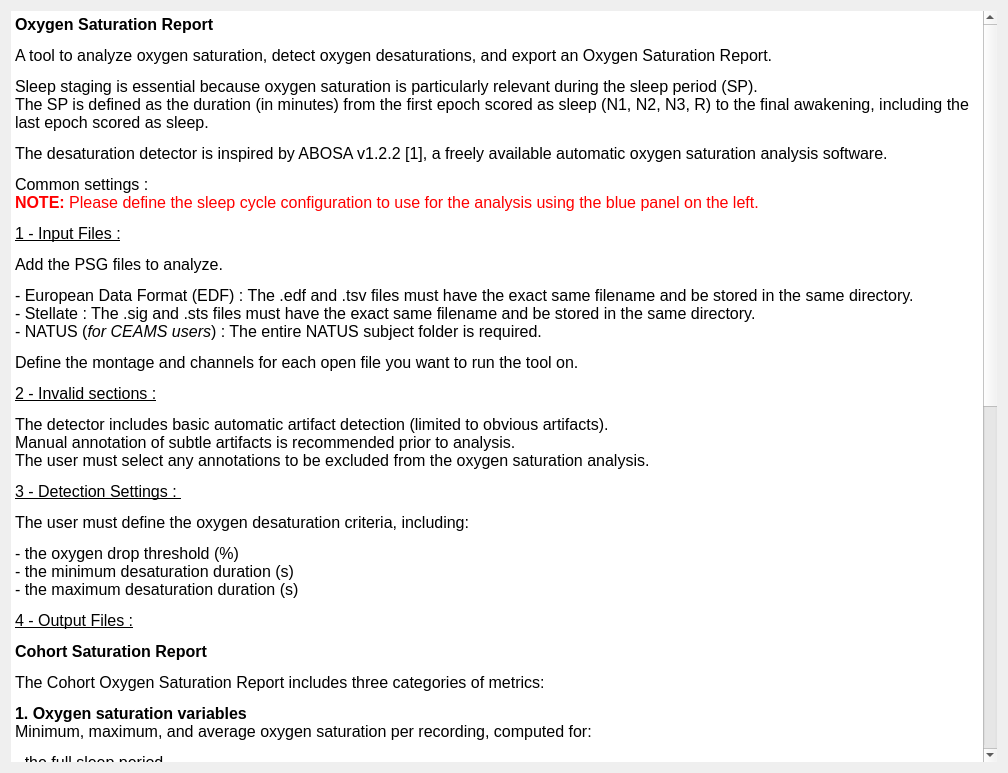
<?xml version="1.0" encoding="UTF-8"?>
<ui version="4.0">
 <class>IntroStep</class>
 <widget class="QWidget" name="IntroStep">
  <property name="geometry">
   <rect>
    <x>0</x>
    <y>0</y>
    <width>1008</width>
    <height>773</height>
   </rect>
  </property>
  <property name="windowTitle">
   <string/>
  </property>
  <layout class="QHBoxLayout" name="horizontalLayout">
   <item>
    <widget class="QTextEdit" name="textEdit">
     <property name="frameShape">
      <enum>QFrame::Shape::NoFrame</enum>
     </property>
     <property name="frameShadow">
      <enum>QFrame::Shadow::Plain</enum>
     </property>
     <property name="lineWidth">
      <number>0</number>
     </property>
     <property name="sizeAdjustPolicy">
      <enum>QAbstractScrollArea::SizeAdjustPolicy::AdjustToContents</enum>
     </property>
     <property name="readOnly">
      <bool>true</bool>
     </property>
     <property name="html">
      <string>&lt;!DOCTYPE HTML PUBLIC &quot;-//W3C//DTD HTML 4.0//EN&quot; &quot;http://www.w3.org/TR/REC-html40/strict.dtd&quot;&gt;
&lt;html&gt;&lt;head&gt;&lt;meta name=&quot;qrichtext&quot; content=&quot;1&quot; /&gt;&lt;meta charset=&quot;utf-8&quot; /&gt;&lt;style type=&quot;text/css&quot;&gt;
p, li { white-space: pre-wrap; }
hr { height: 1px; border-width: 0; }
li.unchecked::marker { content: &quot;\2610&quot;; }
li.checked::marker { content: &quot;\2612&quot;; }
&lt;/style&gt;&lt;/head&gt;&lt;body style=&quot; font-size:12pt; font-weight:400; font-style:normal;&quot;&gt;
&lt;p style=&quot; margin-top:12px; margin-bottom:12px; margin-left:0px; margin-right:0px; -qt-block-indent:0; text-indent:0px;&quot;&gt;&lt;span style=&quot; font-weight:600;&quot;&gt;Oxygen Saturation Report&lt;/span&gt;&lt;/p&gt;
&lt;p style=&quot; margin-top:12px; margin-bottom:12px; margin-left:0px; margin-right:0px; -qt-block-indent:0; text-indent:0px;&quot;&gt;A tool to analyze oxygen saturation, detect oxygen desaturations, and export an Oxygen Saturation Report.&lt;/p&gt;
&lt;p style=&quot; margin-top:12px; margin-bottom:12px; margin-left:0px; margin-right:0px; -qt-block-indent:0; text-indent:0px;&quot;&gt;Sleep staging is essential because oxygen saturation is particularly relevant during the sleep period (SP).&lt;br /&gt;The SP is defined as the duration (in minutes) from the first epoch scored as sleep (N1, N2, N3, R) to the final awakening, including the last epoch scored as sleep.&lt;/p&gt;
&lt;p style=&quot; margin-top:12px; margin-bottom:12px; margin-left:0px; margin-right:0px; -qt-block-indent:0; text-indent:0px;&quot;&gt;The desaturation detector is inspired by ABOSA v1.2.2 [1], a freely available automatic oxygen saturation analysis software.&lt;/p&gt;
&lt;p style=&quot; margin-top:12px; margin-bottom:12px; margin-left:0px; margin-right:0px; -qt-block-indent:0; text-indent:0px;&quot;&gt;Common settings : &lt;br /&gt;&lt;span style=&quot; font-weight:700; color:#ff0000;&quot;&gt;NOTE:&lt;/span&gt;&lt;span style=&quot; color:#ff0000;&quot;&gt; Please define the sleep cycle configuration to use for the analysis using the blue panel on the left.&lt;/span&gt;&lt;/p&gt;
&lt;p style=&quot; margin-top:12px; margin-bottom:12px; margin-left:0px; margin-right:0px; -qt-block-indent:0; text-indent:0px;&quot;&gt;&lt;span style=&quot; text-decoration: underline;&quot;&gt;1 - Input Files :&lt;/span&gt;&lt;/p&gt;
&lt;p style=&quot; margin-top:12px; margin-bottom:12px; margin-left:0px; margin-right:0px; -qt-block-indent:0; text-indent:0px;&quot;&gt;Add the PSG files to analyze.&lt;/p&gt;
&lt;p style=&quot; margin-top:12px; margin-bottom:12px; margin-left:0px; margin-right:0px; -qt-block-indent:0; text-indent:0px;&quot;&gt;&lt;span style=&quot;&quot;&gt;- European Data Format (EDF) : The .edf and .tsv files must have the exact same filename and be stored in the same directory.&lt;br /&gt;- Stellate : The .sig and .sts files must have the exact same filename and be stored in the same directory.&lt;br /&gt;- NATUS (&lt;/span&gt;&lt;span style=&quot; font-style:italic;&quot;&gt;for CEAMS users&lt;/span&gt;&lt;span style=&quot;&quot;&gt;) : &lt;/span&gt;&lt;span style=&quot;&quot;&gt;The entire NATUS subject folder is required.&lt;/span&gt;&lt;/p&gt;
&lt;p style=&quot; margin-top:12px; margin-bottom:12px; margin-left:0px; margin-right:0px; -qt-block-indent:0; text-indent:0px;&quot;&gt;Define the montage and channels for each open file you want to run the tool on.&lt;/p&gt;
&lt;p style=&quot; margin-top:12px; margin-bottom:12px; margin-left:0px; margin-right:0px; -qt-block-indent:0; text-indent:0px;&quot;&gt;&lt;span style=&quot; text-decoration: underline;&quot;&gt;2 - Invalid sections :&lt;/span&gt;&lt;/p&gt;
&lt;p style=&quot; margin-top:12px; margin-bottom:12px; margin-left:0px; margin-right:0px; -qt-block-indent:0; text-indent:0px;&quot;&gt;The detector includes basic automatic artifact detection (limited to obvious artifacts). &lt;br /&gt;Manual annotation of subtle artifacts is recommended prior to analysis.&lt;br /&gt;The user must select any annotations to be excluded from the oxygen saturation analysis.&lt;/p&gt;
&lt;p style=&quot; margin-top:12px; margin-bottom:12px; margin-left:0px; margin-right:0px; -qt-block-indent:0; text-indent:0px;&quot;&gt;&lt;span style=&quot; text-decoration: underline;&quot;&gt;3 - Detection Settings : &lt;/span&gt;&lt;/p&gt;
&lt;p style=&quot; margin-top:12px; margin-bottom:12px; margin-left:0px; margin-right:0px; -qt-block-indent:0; text-indent:0px;&quot;&gt;The user must define the oxygen desaturation criteria, including:&lt;/p&gt;
&lt;p style=&quot; margin-top:12px; margin-bottom:12px; margin-left:0px; margin-right:0px; -qt-block-indent:0; text-indent:0px;&quot;&gt;- the oxygen drop threshold (%)&lt;br /&gt;- the minimum desaturation duration (s)&lt;br /&gt;- the maximum desaturation duration (s)&lt;/p&gt;
&lt;p style=&quot; margin-top:12px; margin-bottom:12px; margin-left:0px; margin-right:0px; -qt-block-indent:0; text-indent:0px;&quot;&gt;&lt;span style=&quot; text-decoration: underline;&quot;&gt;4 - Output Files :&lt;/span&gt;&lt;/p&gt;
&lt;p style=&quot; margin-top:12px; margin-bottom:12px; margin-left:0px; margin-right:0px; -qt-block-indent:0; text-indent:0px;&quot;&gt;&lt;span style=&quot; font-weight:700;&quot;&gt;Cohort Saturation Report&lt;/span&gt;&lt;/p&gt;
&lt;p style=&quot; margin-top:12px; margin-bottom:12px; margin-left:0px; margin-right:0px; -qt-block-indent:0; text-indent:0px;&quot;&gt;The Cohort Oxygen Saturation Report includes three categories of metrics:&lt;/p&gt;
&lt;p style=&quot; margin-top:12px; margin-bottom:12px; margin-left:0px; margin-right:0px; -qt-block-indent:0; text-indent:0px;&quot;&gt;&lt;span style=&quot; font-weight:700;&quot;&gt;1. Oxygen saturation variables&lt;/span&gt; &lt;br /&gt;Minimum, maximum, and average oxygen saturation per recording, computed for:&lt;/p&gt;
&lt;p style=&quot; margin-top:12px; margin-bottom:12px; margin-left:0px; margin-right:0px; -qt-block-indent:0; text-indent:0px;&quot;&gt;- the full sleep period&lt;br /&gt;- sleep halves and thirds&lt;br /&gt;- individual sleep cycles&lt;br /&gt;- sleep stages&lt;/p&gt;
&lt;p style=&quot; margin-top:12px; margin-bottom:12px; margin-left:0px; margin-right:0px; -qt-block-indent:0; text-indent:0px;&quot;&gt;&lt;span style=&quot; font-weight:700;&quot;&gt;2. Oxygen desaturation variables &lt;/span&gt;&lt;/p&gt;
&lt;p style=&quot; margin-top:12px; margin-bottom:12px; margin-left:0px; margin-right:0px; -qt-block-indent:0; text-indent:0px;&quot;&gt;- oxygen desaturation index (ODI, events per sleep hour)&lt;br /&gt;- desaturation severity (sum of areas under desaturation events, in percent·sec, over the sleep period)&lt;br /&gt;- percentage of sleep time spent in desaturation&lt;br /&gt;- average and median desaturation characteristics (duration, area, slope, drop)&lt;/p&gt;
&lt;p style=&quot; margin-top:12px; margin-bottom:12px; margin-left:0px; margin-right:0px; -qt-block-indent:0; text-indent:0px;&quot;&gt;&lt;span style=&quot; font-weight:700;&quot;&gt;3. Oxygen recovery variables &lt;/span&gt;&lt;/p&gt;
&lt;p style=&quot; margin-top:12px; margin-bottom:12px; margin-left:0px; margin-right:0px; -qt-block-indent:0; text-indent:0px;&quot;&gt;Index, severity, percentage of sleep time spent in recovery and the average and median recovery characteristics.&lt;/p&gt;
&lt;p style=&quot; margin-top:12px; margin-bottom:12px; margin-left:0px; margin-right:0px; -qt-block-indent:0; text-indent:0px;&quot;&gt;The &lt;span style=&quot; font-weight:700;&quot;&gt;Total Severity &lt;/span&gt;corresponds to the sum of the individual desaturation and recovery areas in percent*sec over the valid sleep period (sec).&lt;/p&gt;
&lt;p style=&quot; margin-top:12px; margin-bottom:12px; margin-left:0px; margin-right:0px; -qt-block-indent:0; text-indent:0px;&quot;&gt;All variables are computed for the total sleep period. &lt;br /&gt;Each recording is saved as a single row in the cohort report. New recordings are appended to the existing file.&lt;/p&gt;
&lt;p style=&quot; margin-top:12px; margin-bottom:12px; margin-left:0px; margin-right:0px; -qt-block-indent:0; text-indent:0px;&quot;&gt;The user specifies the file location to save the Cohort Oxygen Saturation Report.&lt;/p&gt;
&lt;p style=&quot; margin-top:12px; margin-bottom:12px; margin-left:0px; margin-right:0px; -qt-block-indent:0; text-indent:0px;&quot;&gt;&lt;span style=&quot; font-weight:700;&quot;&gt;Optional outputs&lt;/span&gt;&lt;/p&gt;
&lt;p style=&quot; margin-top:12px; margin-bottom:12px; margin-left:0px; margin-right:0px; -qt-block-indent:0; text-indent:0px;&quot;&gt;The detected desaturation and recovery events can be saved in the accessory file associated with the recording, for review.&lt;/p&gt;
&lt;p style=&quot; margin-top:12px; margin-bottom:12px; margin-left:0px; margin-right:0px; -qt-block-indent:0; text-indent:0px;&quot;&gt;Annotation for desaturation events : group = SpO2; name = desat_SpO2; &lt;br /&gt;Annotation for recovery events : group = SpO2; name = recovery_SpO2;&lt;/p&gt;
&lt;p style=&quot; margin-top:12px; margin-bottom:12px; margin-left:0px; margin-right:0px; -qt-block-indent:0; text-indent:0px;&quot;&gt;The user can select an output directory to save the following outputs for each recording:&lt;br /&gt;- A desaturation characteristics report, including:&lt;br /&gt;   - start time (s)&lt;br /&gt;   - duration (s)&lt;br /&gt;   - slope (%/s)&lt;br /&gt;   - depth (%)&lt;br /&gt;   - area (%*s)&lt;br /&gt;- The oxygen saturation graph, including saturation signal for the entire recording and invalid sections highlighted.&lt;/p&gt;
&lt;p style=&quot;-qt-paragraph-type:empty; margin-top:0px; margin-bottom:0px; margin-left:0px; margin-right:0px; -qt-block-indent:0; text-indent:0px;&quot;&gt;&lt;br /&gt;&lt;/p&gt;&lt;/body&gt;&lt;/html&gt;</string>
     </property>
    </widget>
   </item>
  </layout>
 </widget>
 <resources>
  <include location="../../../../../snooz-toolbox/src/main/python/ui/themes/themes.qrc"/>
 </resources>
 <connections/>
</ui>
